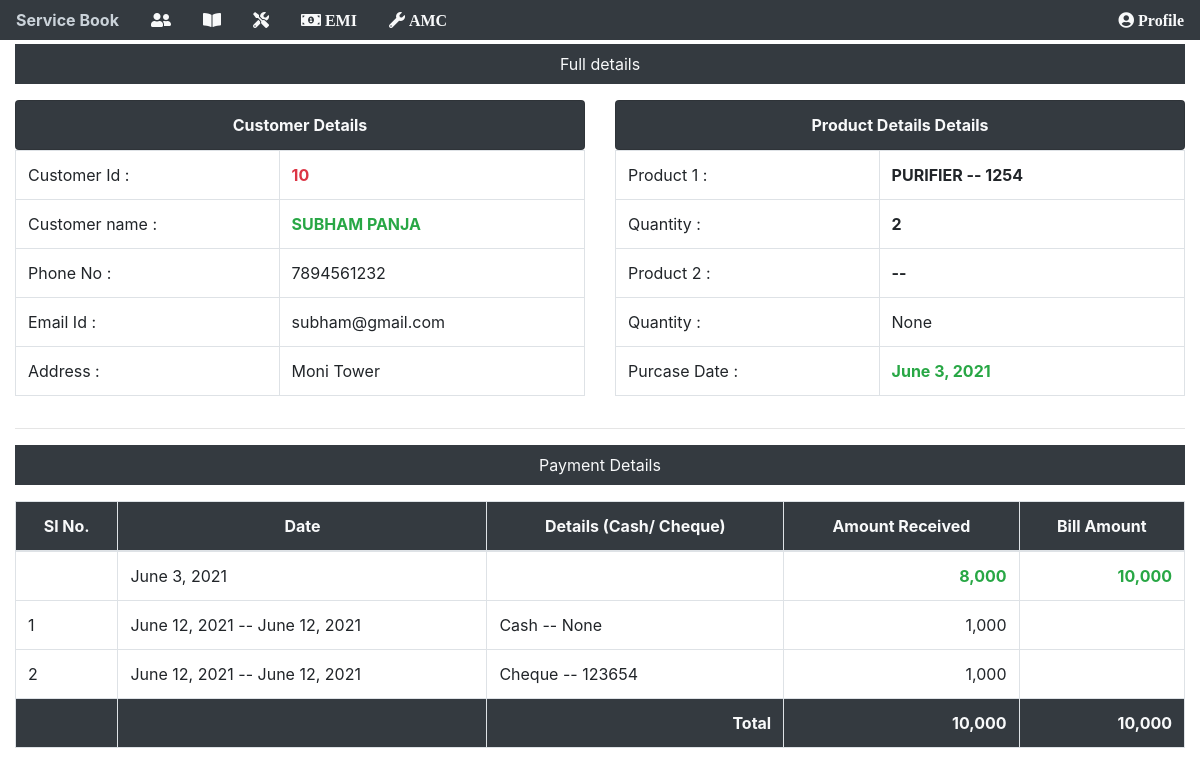
The page /details/10 (signed in) on the database as committed earlier.
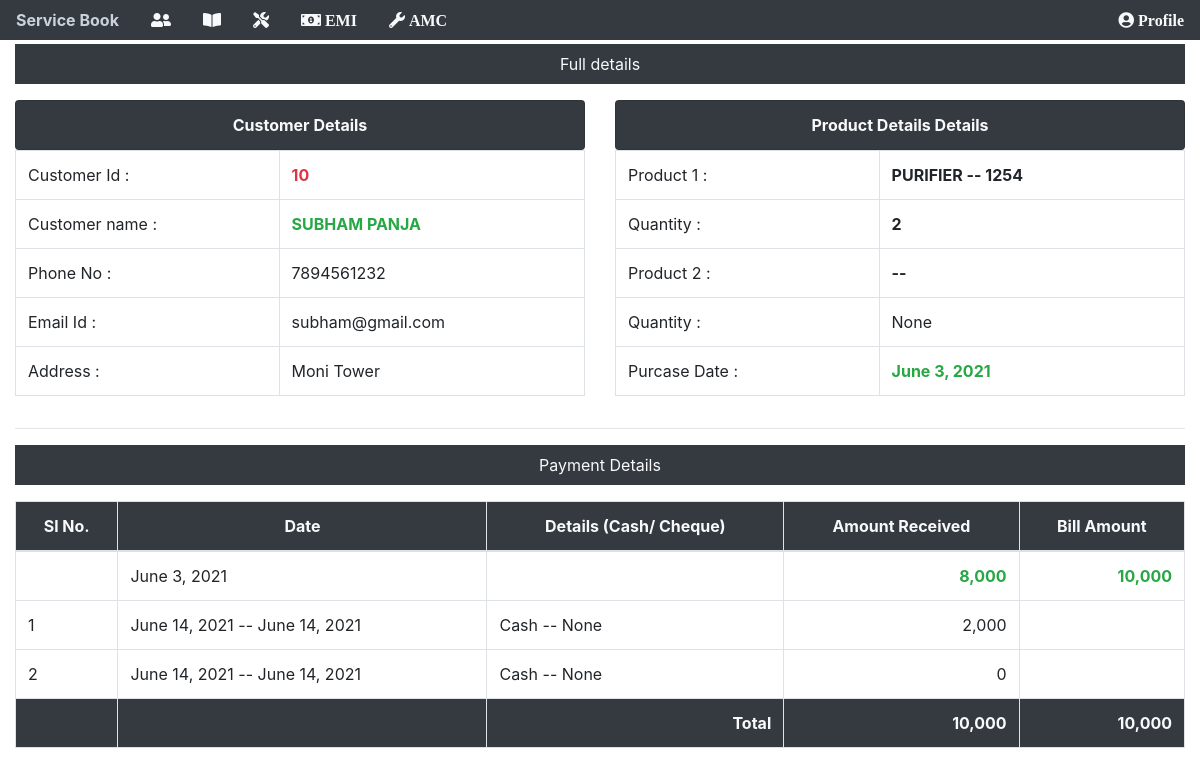
The same page on the database as committed later.
### app/models.py (models this page shows, shortened)
class paymentOnEmi(models.Model):
    refNo = models.IntegerField()
    paidAmount = models.IntegerField()
    paymentDate = models.DateField(auto_now=False, auto_now_add=False)
    cashCheque = models.CharField(max_length=100, null=True)
    chequeNo = models.CharField(max_length=10, null=True, blank=True)

### app/views.py (the view)
# urls.py: path('details/<int:id>', views.iddetails, name="iddetails"),
@login_required(login_url="/login")
def iddetails(request, id):
    ghh = customerDetails.objects.get(pk=id)
    phh = paymentOnEmi.objects.filter(refNo=id)
    return render(request, "iddetails.html", {'ghh': ghh, 'phh': phh, 'id': id})

### app/models.py (called while the page is built)
    def total_paid_amount(self): #for total paid amount
        tt = self.advanceAmount
        ap = self.amount_paid()
        return tt + ap

    def amount_paid(self): #for paymennt
        items = paymentOnEmi.objects.filter(refNo=self.custimerId)
        total = 0
        for item in items:
            total += item.paidAmount
        return total

### templates/iddetails.html (shortened to what the changed rows need)
{% include "base.html" %}
{% load humanize %}
{% block content %}
<div class="container-fluid">
    <div class="row">
        <div class="col">
            <table class="table table-bordered">
                <thead>
                    <tr class="bg-dark text-light text-center">
                        <th>Sl No.</th>
                        <th>Date</th>
                        <th>Details (Cash/ Cheque)</th>
                        <th>Amount Received</th>
                        <th>Bill Amount</th>
                    </tr>
                </thead>
                <tbody>
                    {% for p in phh %}
                    <tr>
                        <td>{{forloop.counter}}</td>
                        <td>{{p.paymentDate}} -- {{p.paymentDate | naturalday}}</td>
                        <td>{{p.cashCheque}} -- {{p.chequeNo}}</td>
                        <td class="text-right">{{p.paidAmount | intcomma}}</td>
                        <td></td>
                    </tr>
                    {% endfor %}
                </tbody>
                <tfoot>
                    <tr class="bg-dark text-light">
                        <th></th>
                        <th></th>
                        <th class="text-right">Total</th>
                        <th class="text-right">{{ghh.total_paid_amount | intcomma}}</th>
                        <th class="text-right">{{ghh.totalAmount | intcomma}}</th>
                    </tr>
                </tfoot>
            </table>
        </div>
    </div>
</div>
{% endblock %}

Rows that differ between the two databases and show on the page:
removed paymentOnEmi: paymentDate "June 12, 2021", cashCheque "Cash", chequeNo "None", paidAmount "1,000"
removed paymentOnEmi: paymentDate "June 12, 2021", cashCheque "Cheque", chequeNo "123654", paidAmount "1,000"
added paymentOnEmi: paymentDate "June 14, 2021", cashCheque "Cash", chequeNo "None", paidAmount "2,000"
added paymentOnEmi: paymentDate "June 14, 2021", cashCheque "Cash", chequeNo "None", paidAmount "0"
